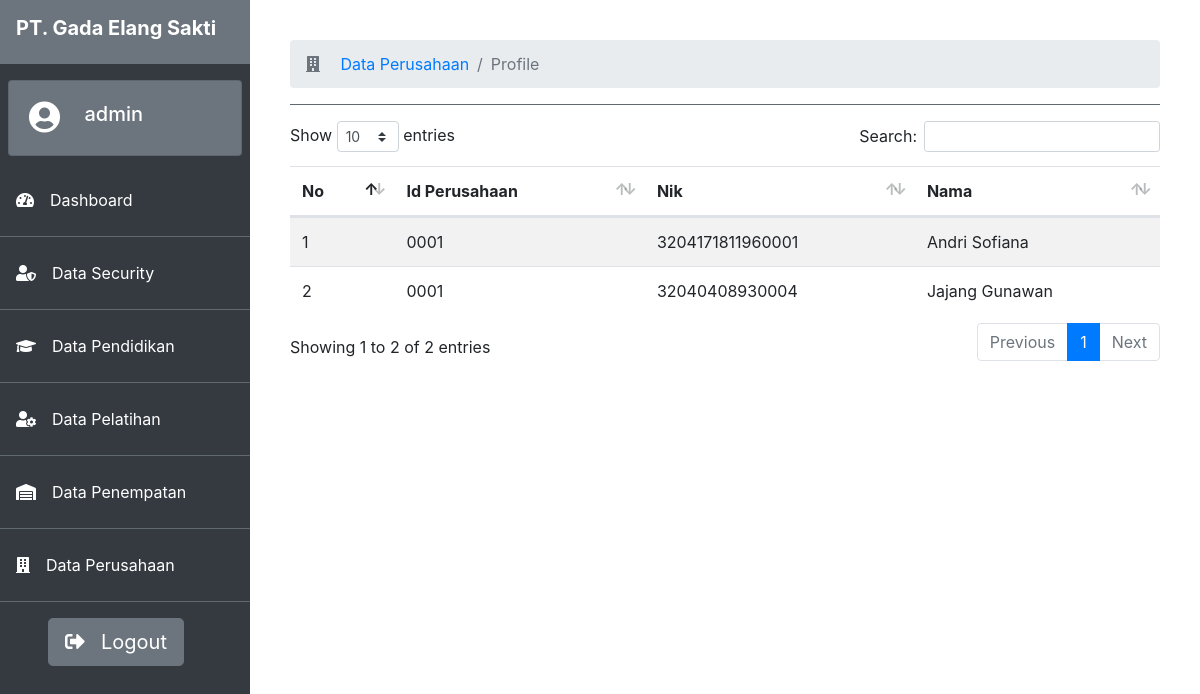
The app's page /admin/per-profile.php?idperusahaan=0001 (signed in) with its own data.
### tables this page shows
CREATE TABLE `tbpenempatan` (
  `nik` varchar(20) NOT NULL,
  `idperusahaan` varchar(20) NOT NULL,
  `tempat` varchar(20) NOT NULL
);

CREATE TABLE `tbkaryawan` (
  `nik` varchar(20) NOT NULL,
  `nama` varchar(225) NOT NULL,
  `jenis_kelamin` varchar(20) NOT NULL,
  `tempat_lahir` varchar(20) NOT NULL,
  `tanggal_lahir` varchar(20) NOT NULL,
  `alamat` varchar(225) NOT NULL,
  `no_telepon` varchar(20) NOT NULL
);

### admin/per-profile.php (the view)
<?php
include '../koneksi.php';
include '../teamplate/header.php';
?>
<div class="content">
    <nav aria-label="breadcrumb">
        <ol class="breadcrumb">
            <li class="breadcrumb-item active">
                <i class="fas fa-building mr-3"></i>
                <a href="per-index.php"> Data Perusahaan</a>
            </li>
            <li class="breadcrumb-item active" aria-current="page">Profile</li>
        </ol>
    </nav>
    <hr class="bg-secondary">
    <table class=" table table-striped table-hover" id="tabel">
        <thead>
            <tr>
                <th>No</th>
                <th>Id Perusahaan</th>
                <th>Nik</th>
                <th>Nama</th>
            </tr>
        </thead>
        <tbody>
            <?php
            $no = 1;
            $idperusahaan = $_GET['idperusahaan'];
            $penempatan = mysqli_query($koneksi, "SELECT `tbkaryawan`.`nik`, `tbkaryawan`.`nama`, `tbpenempatan`.`idperusahaan` FROM `tbkaryawan` LEFT JOIN `tbpenempatan` ON `tbpenempatan`.`nik` = `tbkaryawan`.`nik` WHERE idperusahaan='$idperusahaan'");
            while ($row = mysqli_fetch_array($penempatan)) {
                echo '
            <tr>
                <td>' . $no . '</td>
                <td>' . $row['idperusahaan'] . '</td>
                <td>' . $row['nik'] . '</td>
                <td>' . $row['nama'] . '</td>';
                $no++;
            }
            ?>
        </tbody>
    </table>
</div>
<?php include '../teamplate/footer.php'; ?>

### records on screen
tbpenempatan: idperusahaan "0001", nik.nik "3204171811960001", nik.nama "Andri Sofiana"
tbpenempatan: idperusahaan "0001", nik.nik "32040408930004", nik.nama "Jajang Gunawan"

### other values on screen
$_SESSION['username'] "admin"
